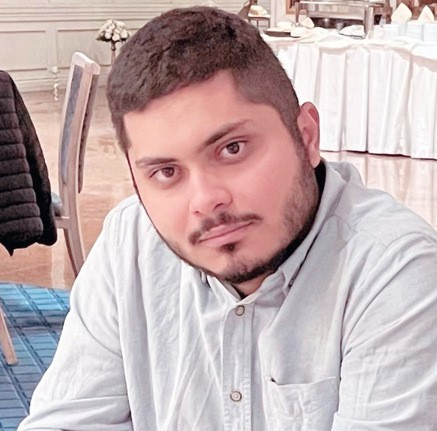
%> input picture booshehri.png, 437 x 431 px
$ octave code.m   (GNU Octave 9; MATLAB toolbox functions it lacks are replaced by stand-ins)
%> lines starting %> are read from the running program, lines starting %| are printed output that depends on the picture; in (x1, y1, x2, y2) boxes, pixels count from 0 and x2, y2 are one past the last pixel; in counts of white or black regions, pixels touching at a corner belong together; the program's own positions count from 1
%% edge
clc
clear
close all
img = imread('booshehri.png');
%> img is the input picture: size 431x437x3 uint8; mean R, G, B 193.9, 175.2, 176.5
img_gray = rgb2gray(img);
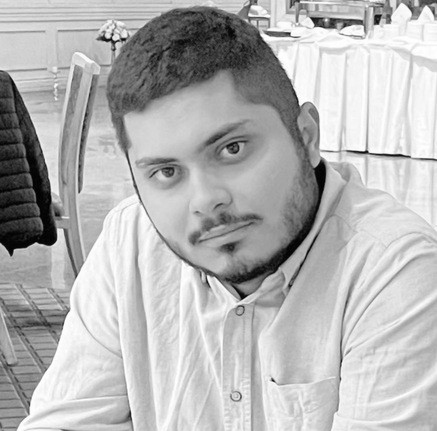
%> img_gray: size 431x437 uint8; min 0, max 255, mean 180.9
img_edge = edge(img_gray,'Canny');
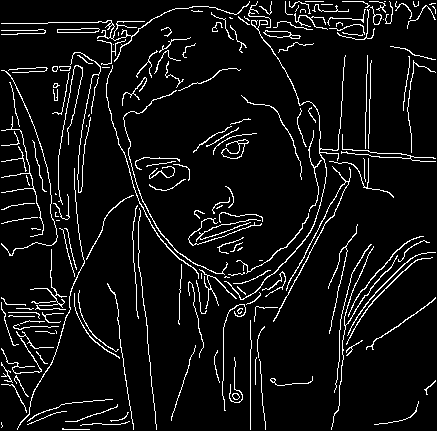
%> img_edge: size 431x437 logical; 7% white in thin lines or dots
subplot(1,2,1)
imshow(img)
title('original image')
subplot(1,2,2)
imshow(img_edge)
title('edge image')
%% noise
clc
clear
close all
img = imread('booshehri.png');
img_gray = im2double(rgb2gray(img));
%> img_gray: size 431x437 double
n = numel(img_gray);
%> n = 188347
sig = sum(img_gray(:).^2);
%> sig = 104603.1
noise = round(sig/4);
%> noise = 26151
salt = randperm(n,noise);
pad = zeros(1,n);
pad(salt) = 1;
noise = reshape(pad,size(img_gray));
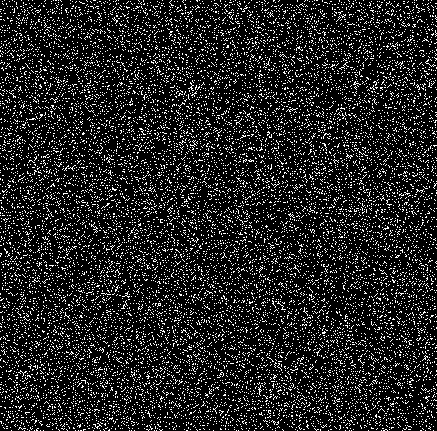
%> noise: size 431x437 double; values 0 (black) and 1 (white), 13.9% white in thin lines or dots
SNR = snr(img_gray,noise)
%> SNR = 6.02
img_noisy = img_gray+noise;
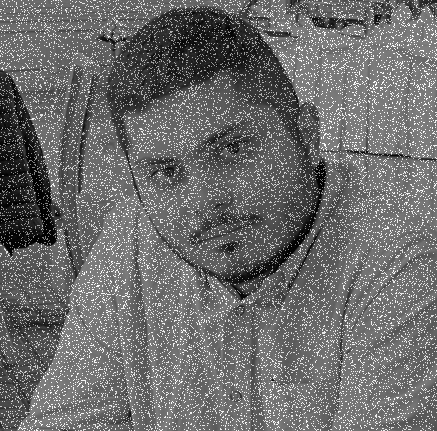
%> img_noisy: size 431x437 double; min 0, max 2, mean 0.848; drawn with min black and max white
%% noise removal
clc
img_noise_remove = medfilt2(img_noisy,[3,3]);
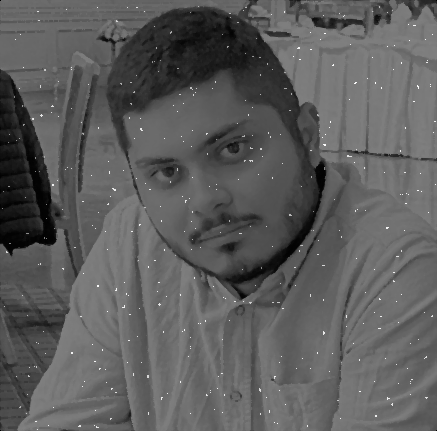
%> img_noise_remove: size 431x437 double; min 0, max 1.99, mean 0.723; drawn with min black and max white
SNR_filtered = snr(img_gray,img_gray-img_noise_remove)
%> SNR_filtered = 20.54
subplot(1,3,1)
imshow(img_gray)
title('grayscale image')
subplot(1,3,2)
imshow(img_noisy)
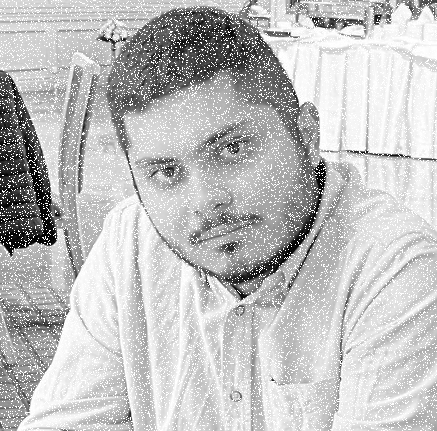
%> displayed picture: size 431x437, on the screen's scale of 0 to 255; min 0, max 255, mean 191.2
title('noisy image')
subplot(1,3,3)
imshow(img_noise_remove)
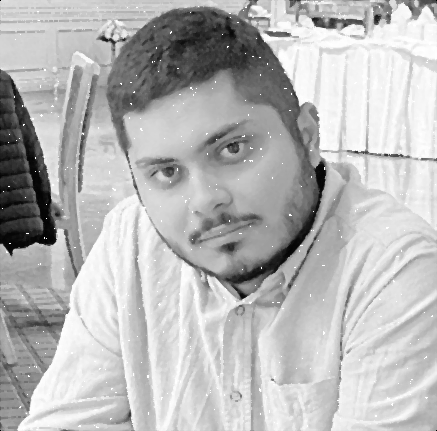
%> displayed picture: size 431x437, on the screen's scale of 0 to 255; min 0, max 255, mean 183.6
title('enhanced image')

$ run again, with Picture1.png copied over booshehri.png
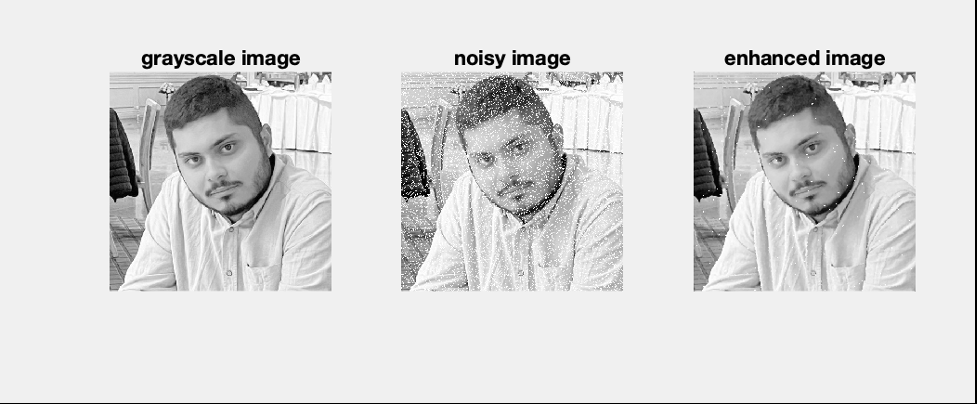
%> input picture Picture1.png, 977 x 404 px
%> img is the input picture: size 404x977x3 uint8; min 0, max 255, mean 216.9
%> `img_edge = edge(img_gray,'Canny');`:
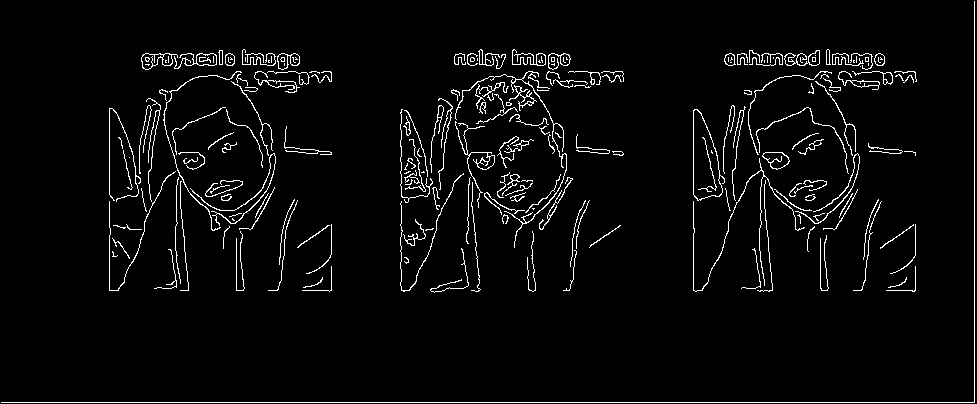
%> img_edge: size 404x977 logical; 3.8% white in thin lines or dots
%> sig = 300136
%> `noise = round(sig/4);`: noise = 75034
%> SNR = 6.02
%> SNR_filtered = 16.01
%> `imshow(img_noise_remove)`:
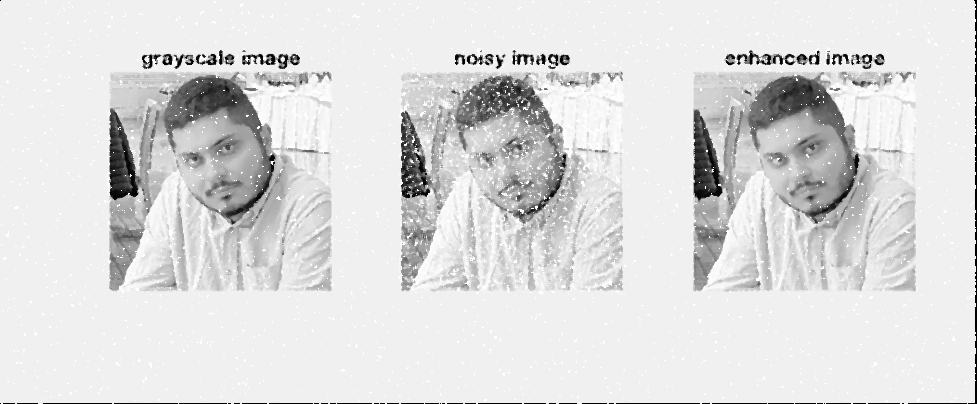
%> displayed picture: size 404x977, on the screen's scale of 0 to 255; min 0, max 255, mean 219.8

$ run again, with Picture2.png copied over booshehri.png
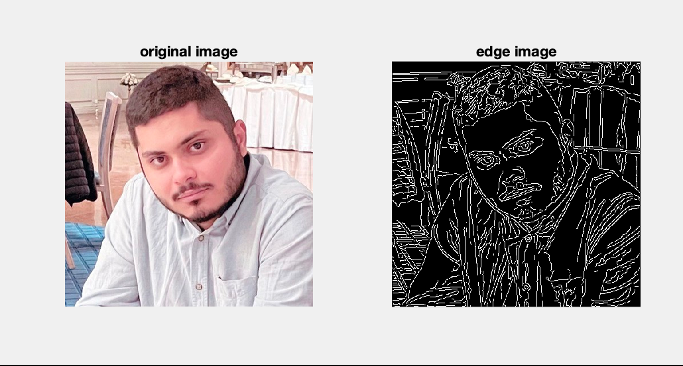
%> input picture Picture2.png, 683 x 366 px
%> img is the input picture: size 366x683x3 uint8; mean R, G, B 177.5, 172, 172.4
%> `img_edge = edge(img_gray,'Canny');`:
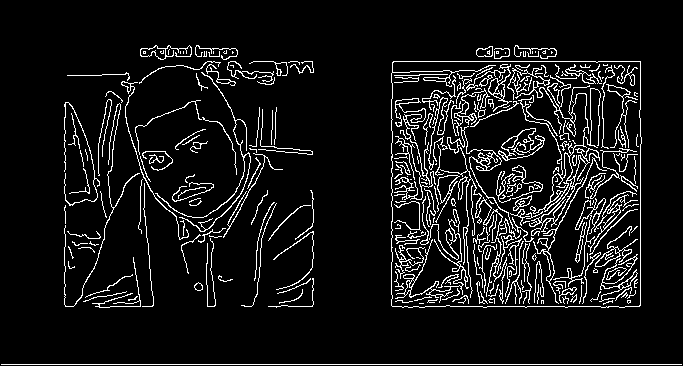
%> img_edge: size 366x683 logical; 8.3% white in thin lines or dots, all inside (x1, y1, x2, y2) = (1, 45, 682, 365)
%> sig = 151572.7
%> `noise = round(sig/4);`: noise = 37893
%> SNR = 6.02
%> SNR_filtered = 13.24
%> `imshow(img_noise_remove)`:
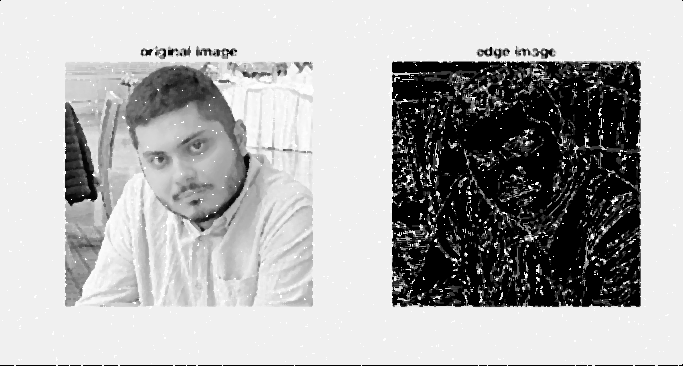
%> displayed picture: size 366x683, on the screen's scale of 0 to 255; min 0, max 255, mean 174.2
